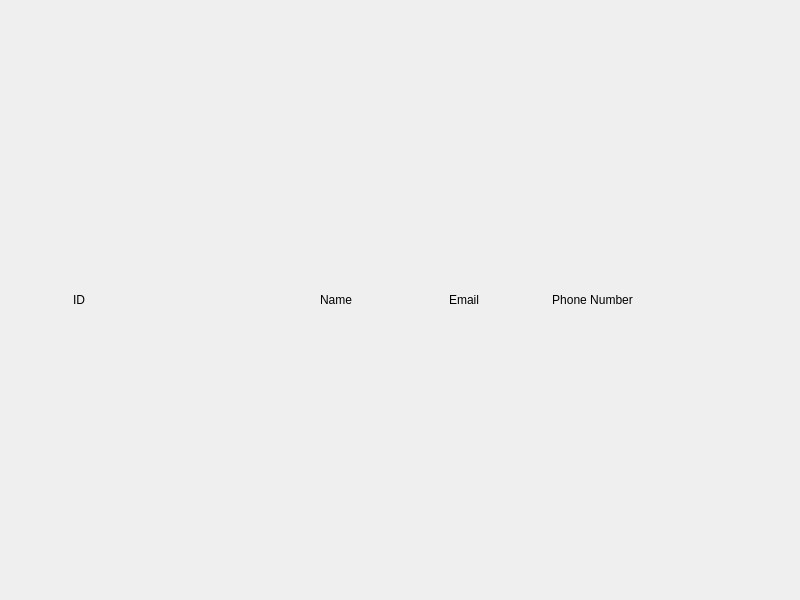
<?xml version="1.0" encoding="UTF-8"?>
<ui version="4.0">
 <class>MainWindow</class>
 <widget class="QMainWindow" name="MainWindow">
  <property name="geometry">
   <rect>
    <x>0</x>
    <y>0</y>
    <width>800</width>
    <height>600</height>
   </rect>
  </property>
  <property name="windowTitle">
   <string>MainWindow</string>
  </property>
  <widget class="QWidget" name="centralwidget">
   <layout class="QHBoxLayout" name="horizontalLayout">
    <item>
     <widget class="QWidget" name="widget__40" native="true">
      <layout class="QHBoxLayout" name="horizontalLayout_22">
       <item>
        <widget class="QLabel" name="label__3">
         <property name="text">
          <string>ID</string>
         </property>
         <property name="alignment">
          <set>Qt::AlignCenter</set>
         </property>
        </widget>
       </item>
       <item>
        <widget class="QLabel" name="label__">
         <property name="text">
          <string/>
         </property>
         <property name="alignment">
          <set>Qt::AlignCenter</set>
         </property>
        </widget>
       </item>
       <item>
        <widget class="QLabel" name="label__4">
         <property name="text">
          <string>Name</string>
         </property>
         <property name="alignment">
          <set>Qt::AlignCenter</set>
         </property>
        </widget>
       </item>
       <item>
        <widget class="QLabel" name="label__13">
         <property name="text">
          <string>Email</string>
         </property>
         <property name="alignment">
          <set>Qt::AlignCenter</set>
         </property>
        </widget>
       </item>
       <item>
        <widget class="QLabel" name="label__14">
         <property name="text">
          <string>Phone Number</string>
         </property>
         <property name="alignment">
          <set>Qt::AlignCenter</set>
         </property>
        </widget>
       </item>
       <item>
        <widget class="QLabel" name="label__16">
         <property name="text">
          <string/>
         </property>
         <property name="alignment">
          <set>Qt::AlignCenter</set>
         </property>
        </widget>
       </item>
      </layout>
     </widget>
    </item>
   </layout>
  </widget>
 </widget>
 <resources/>
 <connections/>
</ui>
